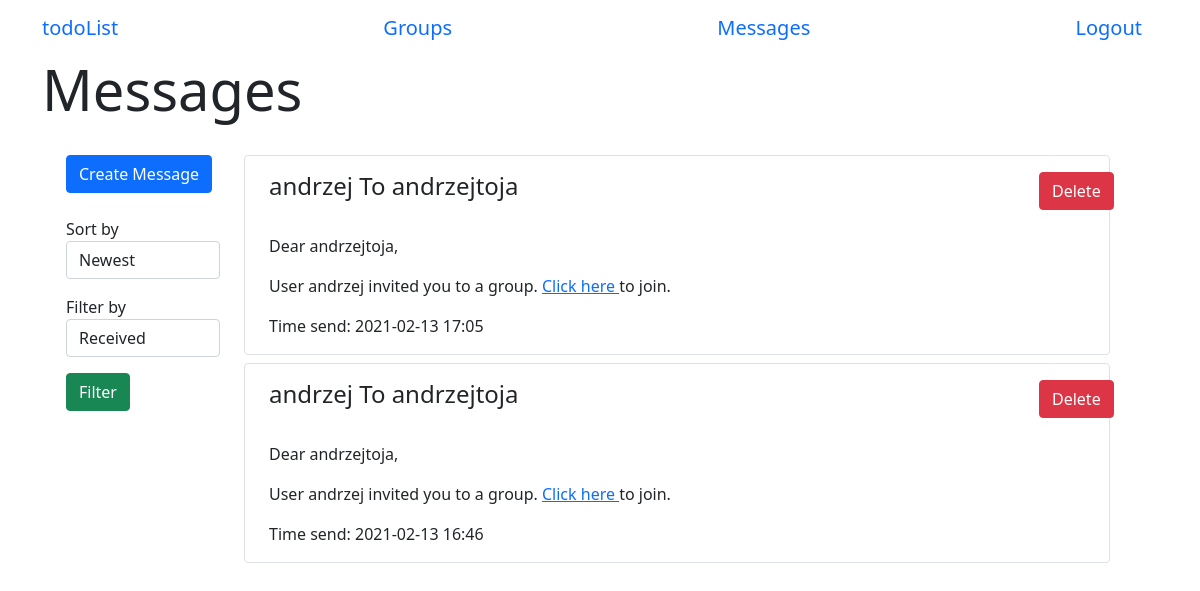
Screenshot of /messages (signed in) with the database file from the repository.
### app/models.py (models this page shows, shortened)
class Message(db.Model):
    id = db.Column(db.Integer, primary_key=True)
    text = db.Column(db.String(500))
    timestamp = db.Column(db.DateTime, index=True, default=datetime.now())
    sender_id = db.Column(db.Integer, db.ForeignKey('user.id'))
    receiver_id = db.Column(db.Integer, db.ForeignKey('user.id'))

class User(UserMixin, db.Model):
    id = db.Column(db.Integer, primary_key=True)
    username = db.Column(db.String(64), index=True, unique=True)
    email = db.Column(db.String(64), index=True, unique=True)
    password_hash = db.Column(db.String(128))
    tasks = db.relationship('Task', backref='author', lazy='dynamic')
    sent_messages = db.relationship('Message', backref="sender", lazy='dynamic', foreign_keys='Message.sender_id')
    messages = db.relationship('Message', backref="receiver", lazy='dynamic', foreign_keys='Message.receiver_id')
    authenticated = db.Column(db.Boolean, index=True, default=False)
    groups = db.relationship(
        'Group',
        secondary=group_table,
        back_populates="users")
    def get_messages(self):
        return Message.query.filter_by(receiver_id=self.id).order_by(Message.timestamp.desc())

### app/routes.py (the view)
@login_required
@app.route('/messages', methods=['GET', 'POST'])
def messages():
    form = MessageFilterForm()
    msg = current_user.get_messages()
    if form.validate_on_submit():
        msg = current_user.get_messages_filtered(form.sort_by.data, form.filter_by.data)
    return render_template('messages.html', form=form, messages=msg)

### app/forms.py
class MessageFilterForm(FlaskForm):
    sort_by = SelectField('Sort by', choices=['Newest', 'Oldest'], validators=[])
    filter_by = SelectField('Filter by', choices=['Received', 'Sent', "All"], validators=[])
    submit = SubmitField('Filter')

### app/models.py (called while the page is built)
@login.user_loader
def load_user(id):
    return User.query.get(int(id))

### app/templates/messages.html (shortened to what this page needs)
{% extends 'base.html' %}
{% block start %}Messages{% endblock %}
{% block body %}
    <div class="container row">
        <div class="container col-2">
            <form class="col-4 form-temp mt-3" action="/create_message">
                <input type="submit" class="btn btn-primary btn-block" value='Create Message'></input>
            </form>
            <form action="" method="POST">
                <div>
                    <p class="mt-4">
                        {{ form.sort_by.label }}
                        {{ form.sort_by(class_="form-control") }}
                    </p>
                    <p>
                        {{ form.filter_by.label }}
                        {{ form.filter_by(class_="form-control") }}
                    </p>
                    <p>
                        {{ form.submit(class_="btn btn-success") }}
                    </p>
                </div>
            </form>
        </div>
        <div class="container col-10 mt-3">
            {% if messages %}
                {% for message in messages %}
                    <div class="container border rounded mb-2">
                        <div class="row mt-3">
                            <h4 class="col-11">{{ message.sender.username }} To {{ message.receiver.username }}</h4>
                            <form class="col-1 form-temp" action={{ "delete_message/" + message.id|string }}>
                                <input type="submit" class="btn btn-danger" value='Delete'></input>
                            </form>
                        </div>
                        <p class="mt-4">
                            {% autoescape false %}
                            {{ message.text }}
                            {% endautoescape %}
                        </p>
                        <p>Time send: {{ message.timestamp.strftime("%Y-%m-%d %H:%M") }}</p>
                    </div>
                {% endfor %}
            {% else %}
                <div class="container m-auto">
                    You have no messages!
                </div>
            {% endif %}
        </div>
    </div>
{% endblock %}

### app/templates/base.html (shortened to what this page needs)
<!DOCTYPE html>
<html lang="en">
<head>
    <link href="{{ url_for('static', filename='css/main.css') }}" rel="stylesheet">
    <link href="https://cdn.jsdelivr.net/npm/bootstrap@5.0.0-beta1/dist/css/bootstrap.min.css" rel="stylesheet">
    <link rel="stylesheet" href="https://cdnjs.cloudflare.com/ajax/libs/font-awesome/5.15.2/css/all.min.css" />
</head>
<body>
    <header class="site-header container">
        <nav class="navbar">
            <a class="navbar-brand" href="/menu">todoList</a>
            {% if current_user.is_authenticated %}
                <a class="navbar-brand" href="/groups">Groups</a>
                <a class="navbar-brand" href="/messages">Messages</a>
                <a class="navbar-brand" href="/logout">Logout</a>
            {% else %}
                <a class="navbar-brand" href="/register">Register</a>
            {% endif %}
        </nav>
    </header>
    <div class="container">
        <div class="page-header">
            <h1 class="display-4">{% block start %}{% endblock %}</h1>
        </div>
        {% block body %}{% endblock %}
    </div>
</body>
</html>

### app/static/css/main.css (style rules this page uses)
* { box-sizing: border-box }
body { font-family: 'Montserrat', sans-serif; overflow-y:scroll; }
.form-temp { display: flex; flex-direction: row; }

### rows the page displays
Message: sender.username "andrzej", receiver.username "andrzejtoja", text "Dear andrzejtoja, User andrzej invited you to a group. Click here to join.", timestamp "2021-02-13 17:05"
Message: sender.username "andrzej", receiver.username "andrzejtoja", text "Dear andrzejtoja, User andrzej invited you to a group. Click here to join.", timestamp "2021-02-13 16:46"
